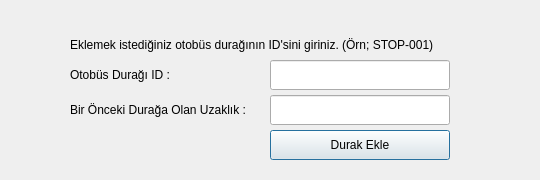
<?xml version="1.0" encoding="UTF-8"?>
<ui version="4.0">
 <class>BusStops</class>
 <widget class="QDialog" name="BusStops">
  <property name="geometry">
   <rect>
    <x>0</x>
    <y>0</y>
    <width>540</width>
    <height>180</height>
   </rect>
  </property>
  <property name="minimumSize">
   <size>
    <width>540</width>
    <height>180</height>
   </size>
  </property>
  <property name="maximumSize">
   <size>
    <width>540</width>
    <height>180</height>
   </size>
  </property>
  <property name="windowTitle">
   <string>Otobüs Durak Ekleme</string>
  </property>
  <widget class="QLineEdit" name="lineEdit">
   <property name="geometry">
    <rect>
     <x>270</x>
     <y>60</y>
     <width>180</width>
     <height>30</height>
    </rect>
   </property>
  </widget>
  <widget class="QLabel" name="label">
   <property name="geometry">
    <rect>
     <x>70</x>
     <y>30</y>
     <width>381</width>
     <height>30</height>
    </rect>
   </property>
   <property name="text">
    <string>Eklemek istediğiniz otobüs durağının ID'sini giriniz. (Örn; STOP-001)</string>
   </property>
  </widget>
  <widget class="QLabel" name="label_2">
   <property name="geometry">
    <rect>
     <x>70</x>
     <y>65</y>
     <width>180</width>
     <height>20</height>
    </rect>
   </property>
   <property name="text">
    <string>Otobüs Durağı ID :</string>
   </property>
   <property name="alignment">
    <set>Qt::AlignLeading|Qt::AlignLeft|Qt::AlignVCenter</set>
   </property>
  </widget>
  <widget class="QLabel" name="label_3">
   <property name="geometry">
    <rect>
     <x>70</x>
     <y>100</y>
     <width>180</width>
     <height>20</height>
    </rect>
   </property>
   <property name="text">
    <string>Bir Önceki Durağa Olan Uzaklık :</string>
   </property>
   <property name="alignment">
    <set>Qt::AlignLeading|Qt::AlignLeft|Qt::AlignVCenter</set>
   </property>
  </widget>
  <widget class="QLineEdit" name="lineEdit_2">
   <property name="geometry">
    <rect>
     <x>270</x>
     <y>95</y>
     <width>180</width>
     <height>30</height>
    </rect>
   </property>
  </widget>
  <widget class="QPushButton" name="pushButton">
   <property name="geometry">
    <rect>
     <x>270</x>
     <y>130</y>
     <width>180</width>
     <height>30</height>
    </rect>
   </property>
   <property name="text">
    <string>Durak Ekle</string>
   </property>
  </widget>
 </widget>
 <resources/>
 <connections/>
</ui>
